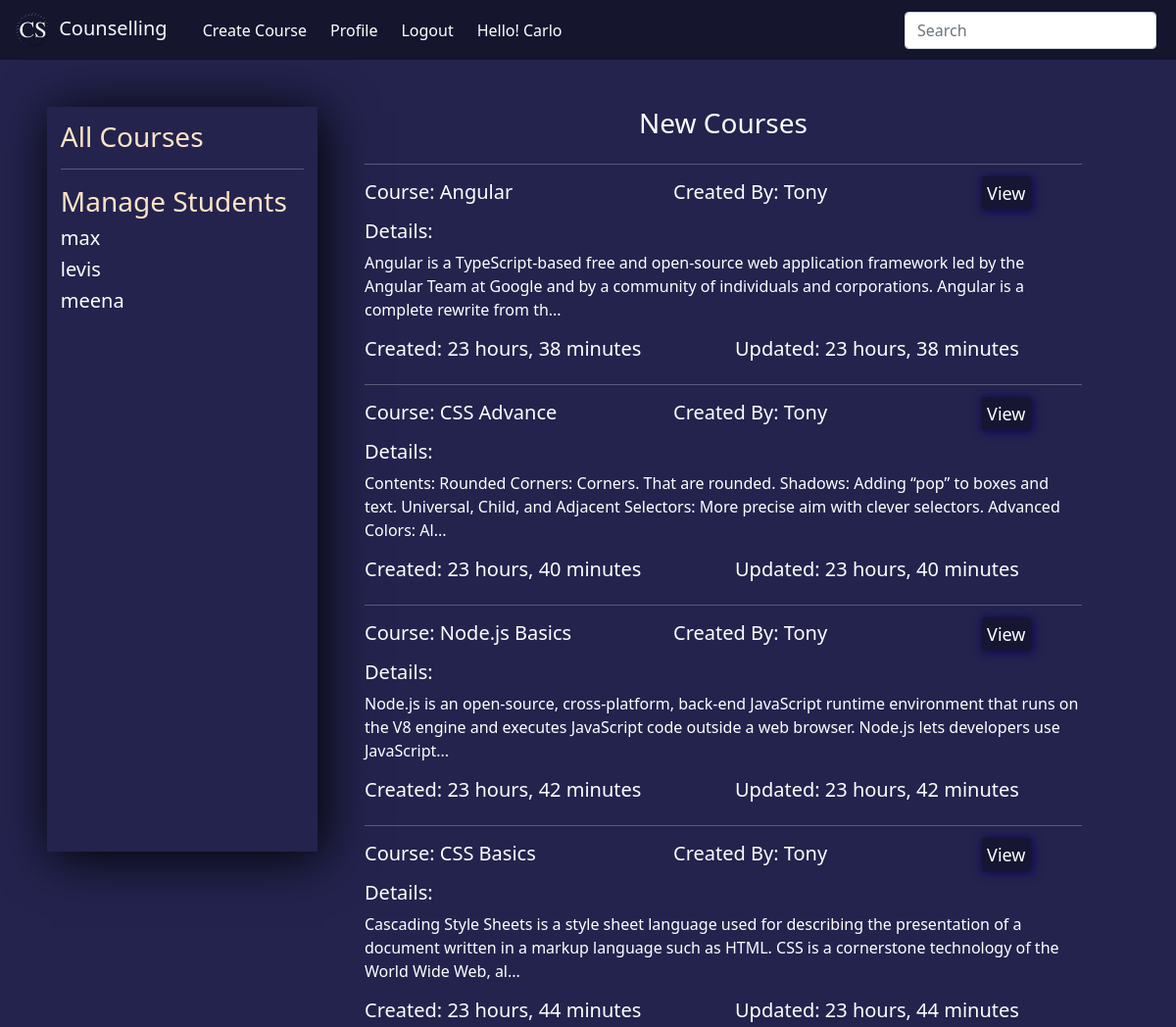
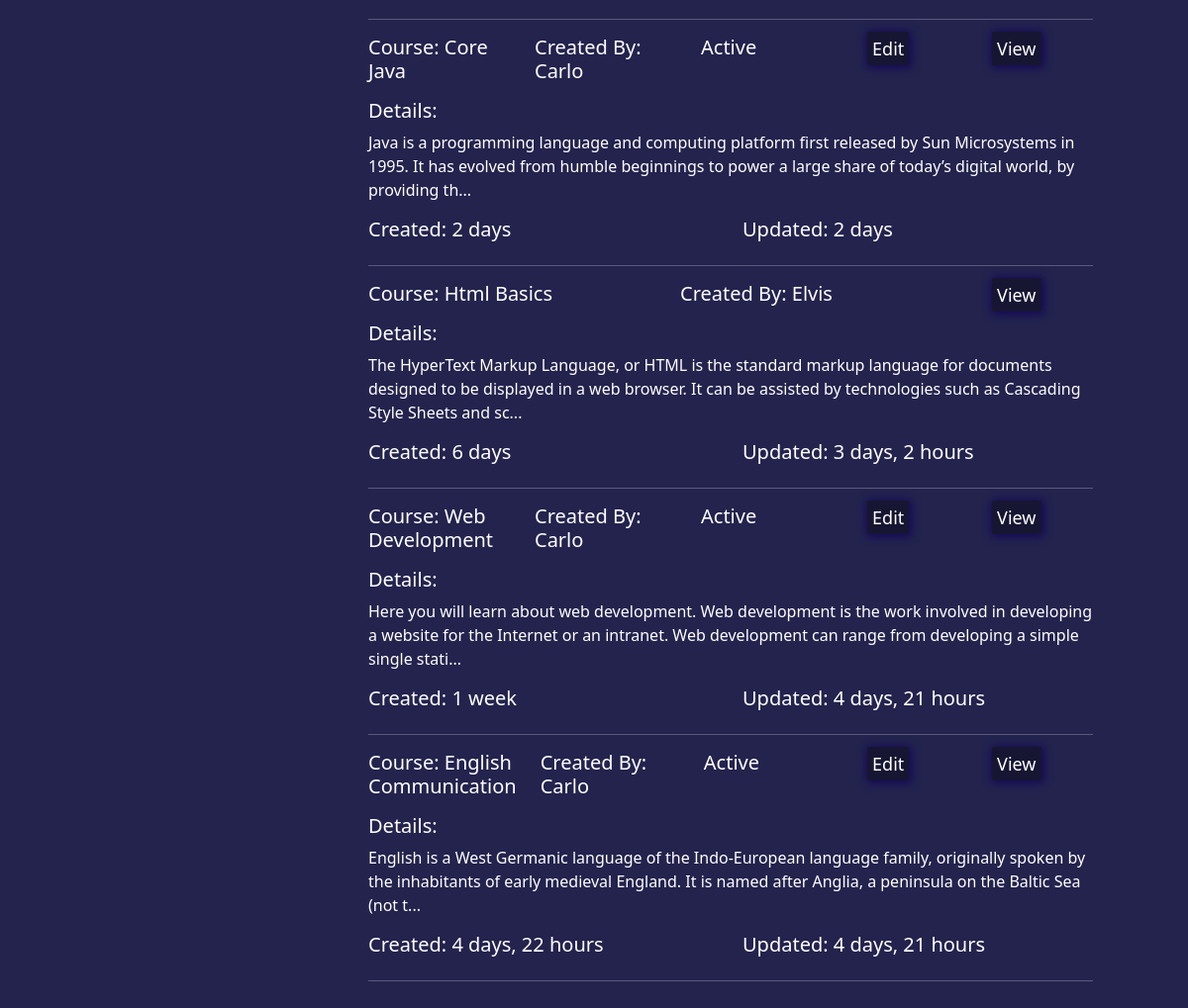
/ (signed in), run on the app's committed database (2 pictures, top to bottom).
### base/models.py (models this page shows, shortened)
class course(models.Model):
    user = models.ForeignKey(User, on_delete=models.SET_NULL, null=True)
    course_name = models.CharField(max_length=100)
    course_description = models.TextField(null=True)
    course_isactive = models.BooleanField(default=True)
    course_created = models.DateTimeField(auto_now_add=True)
    course_updated = models.DateTimeField(auto_now=True)
    class Meta:
        ordering = ['-course_updated', '-course_created']

### base/views.py (the view)
# urls.py: path('', views.home, name='home'),
def home(request):
    q = request.GET.get('q') if request.GET.get('q') != None else ''
    courses = course.objects.all()
    mentors = User.objects.filter(groups=1)
    user = request.user
    if user.is_superuser:
        students = User.objects.filter(groups=2)
    else:
        followers = follower.objects.filter(mentor=user)
        students = []
        for i in followers:
            stu = User.objects.get(username=i.student)
            students.append(stu)
    context = {"courses":courses, "mentors":mentors, "students":students,}
    return render(request, 'home.html', context)

### templates/home.html (shortened to what this page needs)
{% extends 'main.html' %}
{% block content %}
<div class="container-dash mt-5 mx-5">
    {% include 'managepage.html' %}
    <div class="dashboard mx-5">
        <h3 class="text-center mb-4">New Courses</h3>
        <hr>
        {% for course in courses|slice:":8" %}
        {% if course.course_isactive == True %}
        <div class="row mb-2">
            <div class="col">
                <h5>Course: {{course.course_name}}</h5>
            </div>
            <div class="col">
                <h5>Created By: {{course.user.first_name}}</h5>
            </div>
            {% if request.user == course.user or request.user.is_superuser %}
            <div class="col">
                {% if course.course_isactive == True %}
                    <h5>Active</h5>
                {% else %}
                    <h5>Inactive</h5>
                {% endif %}
            </div>
            {% endif %}
            {% if request.user == course.user or request.user.is_superuser %}
            <div class="col-2">
                <div class="login-inp">
                    <a href="{% url 'edit-course' course.id %}" id="edit-btn">Edit</a>
                </div>
            </div>
            <div class="col-2">
                <div class="login-inp">
                    <a href="{% url 'view-course' course.id %}" id="edit-btn">View</a>
                </div>
            </div>
            {% else %}
            <div class="col-2">
                <div class="login-inp">
                    <a href="{% url 'view-course' course.id %}" id="edit-btn">View</a>
                </div>
            </div>
            {% endif %}
        </div>
        <h5>Details:</h5>
        <p>{{course.course_description|slice:":200"}}...</p>
        <div class="row mb-2">
            <div class="col">
                <h5>Created: {{course.course_created|timesince}}</h5>
            </div>
            <div class="col">
                <h5>Updated: {{course.course_updated|timesince}}</h5>
            </div>
        </div>
        <hr>
        {% endif %}
        {% endfor %}
    </div>
  </div>
{% endblock content %}

### templates/main.html (shortened to what this page needs)
<!DOCTYPE html>
{% load static %}
<html lang="en">
<head>
    <link href="https://cdn.jsdelivr.net/npm/bootstrap@5.1.3/dist/css/bootstrap.min.css" rel="stylesheet">
    <link rel="stylesheet" href="{% static 'main.css' %}">
</head>
<body>
    <nav class="navbar navbar-expand-lg">
    <div class="container-fluid">
        <a class="navbar-brand text-light" href="{% url 'home' %}">
        <img src="{% static 'Logo.png' %}" class="mx-1" height="35" width="auto"> Counselling
        </a>
        <div class="collapse navbar-collapse" id="navbarSupportedContent">
        <ul class="navbar-nav me-auto mb-2 mb-lg-0">
            <li class="nav-item mx-1">
            {% if not request.user.is_staff %}
            {% else %}
            <li class="nav-item mx-1">
                <a class="nav-link" href="{% url 'createCourse' %}">Create Course</a>
            </li>
            {% endif %}
            <li class="nav-item mx-1">
            <a class="nav-link" href="{% url 'profile'%}">Profile</a>
            </li>
            <li class="nav-item mx-1">
            {% if request.user.is_authenticated %}
                <a class="nav-link" href="{% url 'logout' %}">Logout</a>
            {% else %}
                <a class="nav-link" href="{% url 'login' %}">Login</a>
            {% endif%}
            </li>
            {% if request.user.is_authenticated %}
            <li class="nav-item mx-1">
            <a class="nav-link">Hello! {{request.user.first_name}}</a>
            </li>
            {% endif %}
        </ul>
        <form class="d-flex">
            <input class="form-control me-2" type="text" name="q" placeholder="Search" aria-label="Search">
        </form>
        </div>
    </div>
    </nav>
    {% block content %}
    {% endblock %}
</body>
</html>

### templates/managepage.html (shortened to what this page needs)
{% if request.user.is_superuser or request.user.is_staff %}
    <div class="manage">
        <a href="{% url 'course' %}">
        {% if request.user.is_superuser %}
            <h3>Manage Courses ({{courses.count}})</h3>
        {% else %}
            <h3>All Courses</h3>
        {% endif %}
        </a>
        <hr>
        <a href="{% url 'students' %}">
        {% if request.user.is_superuser %}
        <h3>Manage Students ({{students.count}})</h3>
        {% else %}
        <h3>Manage Students</h3>
        {% endif %}
        </a>
        {% for student in students|slice:":4" %}
        <h5>{{student.username}}</h5>
        {% endfor %}
    </div>
{% endif %}

### static/main.css (style rules this page uses)
body { color: white; background-color: rgb(35, 35, 78); }
.navbar { background-color: rgb(21, 21, 46); }
.nav-item a { color: white; }
.container-dash { display: grid; grid-template-columns: 1fr 3fr; }

### templates/home.html (style rules this page uses)
.login-inp a { text-decoration: none; padding: 5%; margin-top: 2%; font-size: large; box-shadow: 1px 1px 10px 1px rgb(17, 4, 90); transform: translateY(-2%); border: none; margin-right: 1%; border-radius: 4%; background-color: rgb(22, 22, 51); color: white; }

### templates/managepage.html (style rules this page uses)
.manage a { text-decoration: none; color: bisque; }
.manage { max-height: 95vh; padding: 5%; box-shadow: 5px 5px 50px black; }

### data on the page
course: course_name "Angular", user.first_name "Tony", shows "View", course_description "Angular is a TypeScript-based free and open-source web application framework led by the Angular Team at Google and by a community of individuals and corporations. Angular is a complete rewrite from th", course_created "23 hours, 38 minutes", course_updated "23 hours, 38 minutes"
course: course_name "CSS Advance", user.first_name "Tony", shows "View", course_description "Contents: Rounded Corners: Corners. That are rounded. Shadows: Adding “pop” to boxes and text. Universal, Child, and Adjacent Selectors: More precise aim with clever selectors. Advanced Colors: Al", course_created "23 hours, 40 minutes", course_updated "23 hours, 40 minutes"
course: course_name "Node.js Basics", user.first_name "Tony", shows "View", course_description "Node.js is an open-source, cross-platform, back-end JavaScript runtime environment that runs on the V8 engine and executes JavaScript code outside a web browser. Node.js lets developers use JavaScript", course_created "23 hours, 42 minutes", course_updated "23 hours, 42 minutes"
course: course_name "CSS Basics", user.first_name "Tony", shows "View", course_description "Cascading Style Sheets is a style sheet language used for describing the presentation of a document written in a markup language such as HTML. CSS is a cornerstone technology of the World Wide Web, al", course_created "23 hours, 44 minutes", course_updated "23 hours, 44 minutes"
course: course_name "Core Java", user.first_name "Carlo", course_isactive "Active", shows "Edit", course_description "Java is a programming language and computing platform first released by Sun Microsystems in 1995. It has evolved from humble beginnings to power a large share of today’s digital world, by providing th", course_created "2 days", course_updated "2 days"
course: course_name "Html Basics", user.first_name "Elvis", shows "View", course_description "The HyperText Markup Language, or HTML is the standard markup language for documents designed to be displayed in a web browser. It can be assisted by technologies such as Cascading Style Sheets and sc", course_created "6 days", course_updated "3 days, 2 hours"
course: course_name "Web Development", user.first_name "Carlo", course_isactive "Active", shows "Edit", course_description "Here you will learn about web development. Web development is the work involved in developing a website for the Internet or an intranet. Web development can range from developing a simple single stati", course_created "1 week", course_updated "4 days, 21 hours"
course: course_name "English Communication", user.first_name "Carlo", course_isactive "Active", shows "Edit", course_description "English is a West Germanic language of the Indo-European language family, originally spoken by the inhabitants of early medieval England. It is named after Anglia, a peninsula on the Baltic Sea (not t", course_created "4 days, 22 hours", course_updated "4 days, 21 hours"

### other printed values
{{ request.user.first_name }} "Carlo"
{{ student.username }} "max"
{{ student.username }} "levis"
{{ student.username }} "meena"
